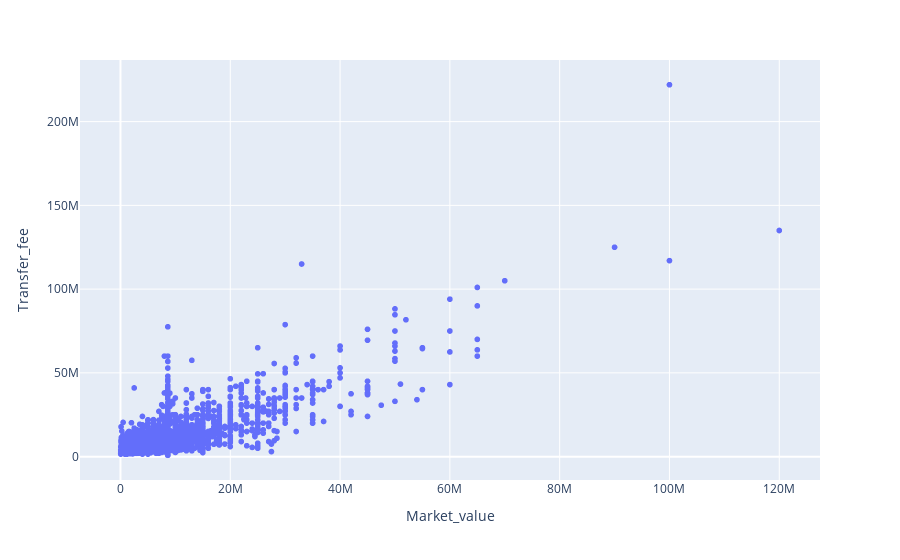

Notebook code cell kept with this figure:
### Markdown cell above
Right Winger and Centre Forward positioned players had the highest transfer fees.

### Code cell
fig = px.scatter(df, x='Market_value', y='Transfer_fee')
fig.show()

### Figure 1 — Plotly figure (JSON) as saved in the notebook; plotly's stock layout.template omitted (floating-point values rounded to 4 significant figures; data arrays with more than 128 entries replaced by an {"elided": "..."} marker saying what was removed)
{"data": [{"hovertemplate": "Market_value=%{x}<br>Transfer_fee=%{y}<extra></extra>", "legendgroup": "", "marker": {"color": "#636efa", "symbol": "circle"}, "mode": "markers", "name": "", "showlegend": false, "type": "scattergl", "x": {"elided": "4700 float values"}, "xaxis": "x", "y": {"elided": "4700 int values"}, "yaxis": "y"}], "layout": {"legend": {"tracegroupgap": 0}, "margin": {"t": 60}, "xaxis": {"anchor": "y", "domain": [0, 1], "title": {"text": "Market_value"}}, "yaxis": {"anchor": "x", "domain": [0, 1], "title": {"text": "Transfer_fee"}}}}
